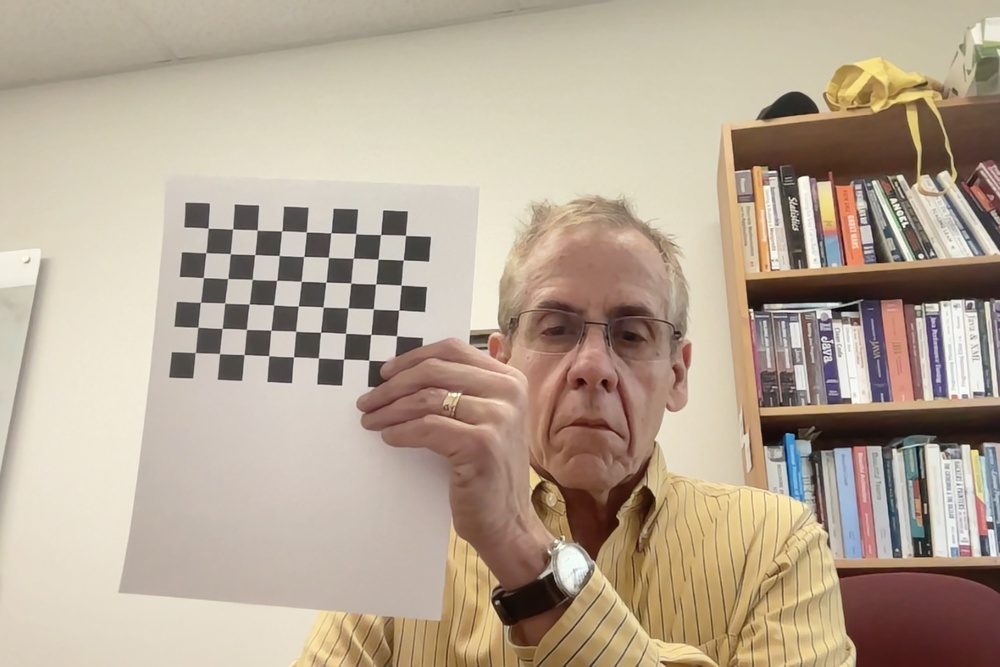
#> input picture calib_shots_mbp/Photo on 3-18-22 at 10.33 AM #2.jpg, 1000 x 667 px, shrunk from 1440 x 960 before the run; its folder holds only this picture in this run
$ python camera_calibration.py
#> lines starting #> are read from the running program, lines starting #| are printed output that depends on the picture; after the words box and inside, x2 and y2 are one past the last pixel; in counts of white or black regions, pixels touching at a corner belong together; long printed decimals are rounded
#!/usr/bin/env python

'''
Welcome to the Camera Calibration Program!

This program:
  - Performs camera calibration using a chessboard.
'''

from __future__ import print_function # Python 2/3 compatibility
import cv2 # Import the OpenCV library to enable computer vision
import numpy as np # Import the NumPy scientific computing library
import glob # Used to get retrieve files that have a specified pattern

# Project: Camera Calibration Using Python and OpenCV
# Date created: 12/19/2021
# Python version: 3.8

# Chessboard dimensions
number_of_squares_X = 10 # Number of chessboard squares along the x-axis
number_of_squares_Y = 7  # Number of chessboard squares along the y-axis
nX = number_of_squares_X - 1 # Number of interior corners along x-axis
nY = number_of_squares_Y - 1 # Number of interior corners along y-axis
square_size = 0.025 # Size, in meters, of a square side

# Set termination criteria. We stop either when an accuracy is reached or when
# we have finished a certain number of iterations.
criteria = (cv2.TERM_CRITERIA_EPS + cv2.TERM_CRITERIA_MAX_ITER, 30, 0.001)

# Define real world coordinates for points in the 3D coordinate frame
# Object points are (0,0,0), (1,0,0), (2,0,0) ...., (5,8,0)
object_points_3D = np.zeros((nX * nY, 3), np.float32)

# These are the x and y coordinates
object_points_3D[:,:2] = np.mgrid[0:nY, 0:nX].T.reshape(-1, 2)

object_points_3D = object_points_3D * square_size

# Store vectors of 3D points for all chessboard images (world coordinate frame)
object_points = []

# Store vectors of 2D points for all chessboard images (camera coordinate frame)
image_points = []

def main():

  # Get the file path for images in the current directory
  images = glob.glob('calib_shots_mbp/*.jpg')

  # Go through each chessboard image, one by one
  for image_file in images:

    # Load the image
    image = cv2.imread(image_file)
#> image is the input picture: shape (667, 1000, 3); mean B, G, R 148.4, 166.5, 182.2

    # Convert the image to grayscale
    gray = cv2.cvtColor(image, cv2.COLOR_BGR2GRAY)
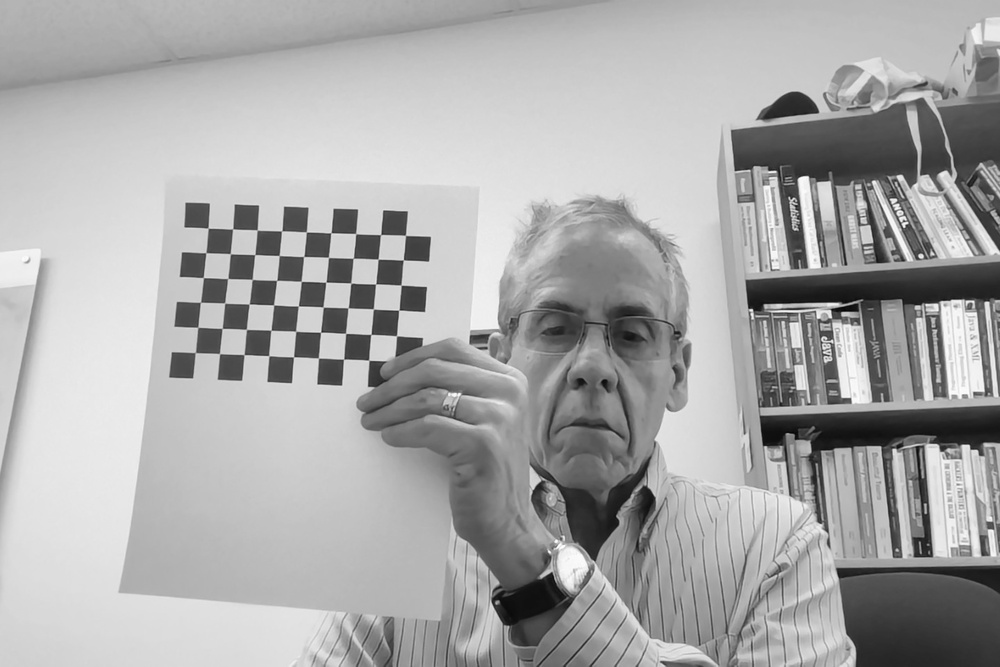
#> gray: shape (667, 1000); min 3, max 254, mean 169.1

    # Find the corners on the chessboard
    success, corners = cv2.findChessboardCorners(gray, (nY, nX), None)
#> success = True; corners = 54 rows, first 8: [195.3, 352.5], [197.7, 327.3], [200.5, 302.2], [203.3, 277.5], [205.8, 252.7], [208.3, 227.8], [219.5, 353.7], [222.2, 328.4]

    # If the corners are found by the algorithm, draw them
    if success == True:

      # Append object points
      object_points.append(object_points_3D)

      # Find more exact corner pixels
      corners_2 = cv2.cornerSubPix(gray, corners, (11,11), (-1,-1), criteria)
#> corners_2 = 54 rows, first 8: [195.3, 352.6], [197.8, 327.2], [200.4, 302.3], [203.3, 277.6], [205.9, 252.8], [208.2, 228.2], [219.5, 353.6], [222.2, 328.4]

      # Append image points
      image_points.append(corners_2)

      # Draw the corners
      cv2.drawChessboardCorners(image, (nY, nX), corners_2, success)
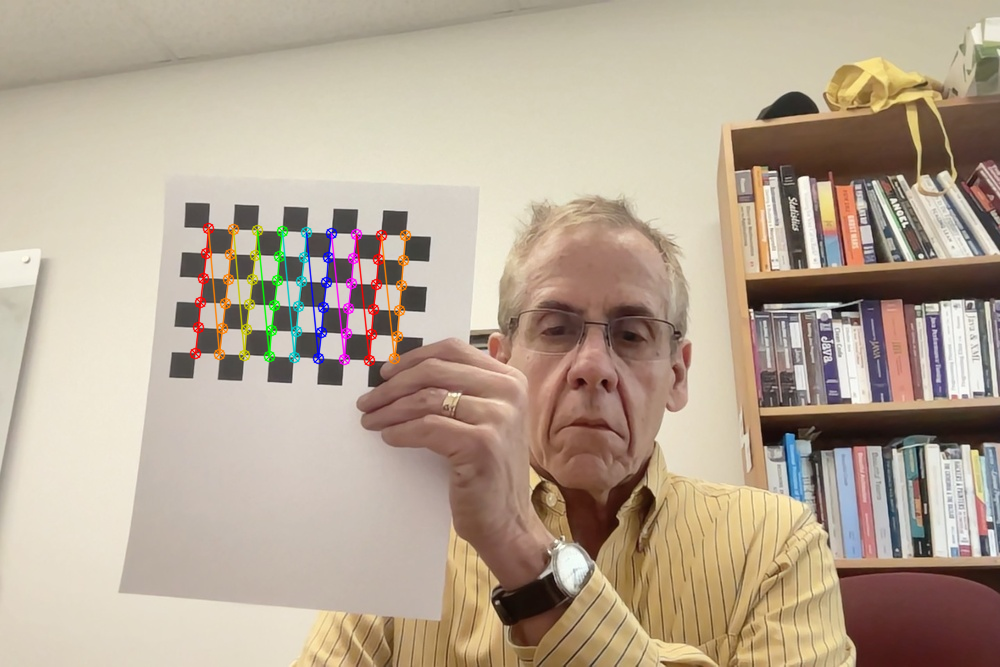
#> image: shape (667, 1000, 3); 1.57% of pixels changed, all inside (x1, y1, x2, y2) = (189, 222, 412, 367)

      # Display the image. Used for testing.
      cv2.imshow("Image", image)

      # Display the window for a short period. Used for testing.
      cv2.waitKey(1000)

  # Perform camera calibration to return the camera matrix, distortion coefficients, rotation and translation vectors etc
  ret, mtx, dist, rvecs, tvecs = cv2.calibrateCamera(object_points,
                                                    image_points,
                                                    gray.shape[::-1],
                                                    None,
                                                    None)
#> ret = 0.401; mtx = [[3116.4, 0, 727], [0, 3268.6, 231.3], [0, 0, 1]]; dist = [[2.99, -80.66, -0.0139, 0.104, 851.2]]; rvecs = ([-0.355, -0.274, -1.51],); tvecs = ([-0.525, 0.113, 3.03],)

  # Save parameters to a file
  cv_file = cv2.FileStorage('calibration_chessboard.yaml', cv2.FILE_STORAGE_WRITE)
  cv_file.write('K', mtx)
  cv_file.write('D', dist)
  cv_file.release()

  # Load the parameters from the saved file
  cv_file = cv2.FileStorage('calibration_chessboard.yaml', cv2.FILE_STORAGE_READ)
  mtx = cv_file.getNode('K').mat()
  dst = cv_file.getNode('D').mat()
  cv_file.release()

  # Display key parameter outputs of the camera calibration process
  print("Camera matrix:")
  print(mtx)

  print("\n Distortion coefficient:")
  print(dist)
#| [[ 2.99047809e+00 -8.06563865e+01 -1.39308515e-02  1.03655747e-01
#|    8.51227613e+02]]

  # Close all windows
  cv2.destroyAllWindows()

if __name__ == '__main__':
  print(__doc__)
  main()

$ run again, on calib_shots_mbp/Photo on 3-18-22 at 10.33 AM #6.jpg
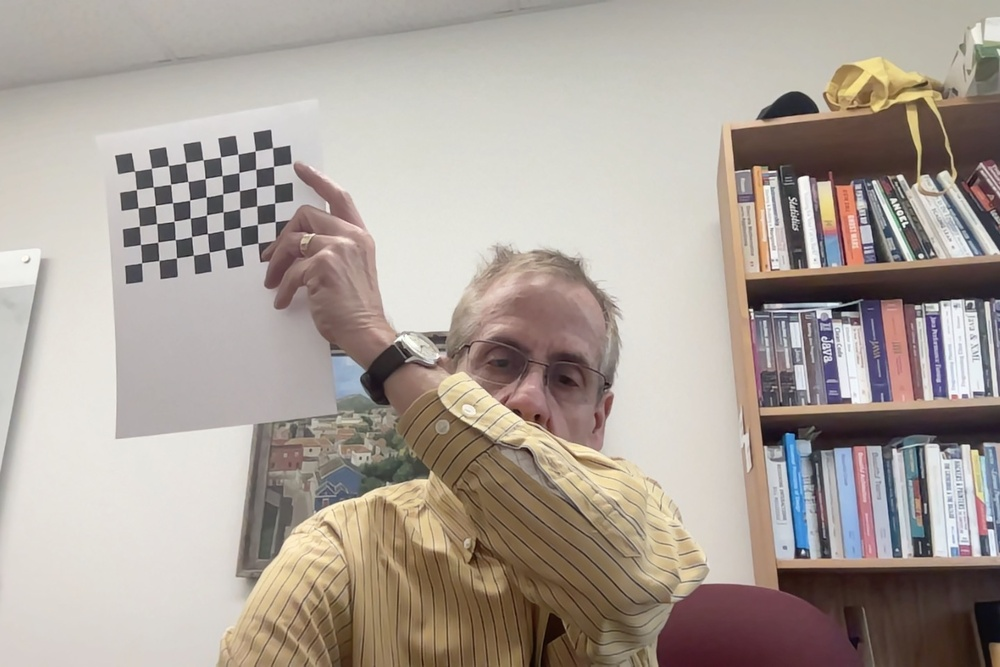
#> input picture calib_shots_mbp/Photo on 3-18-22 at 10.33 AM #6.jpg, 1000 x 667 px, shrunk from 1440 x 960 before the run
#> in main, image is the input picture: shape (667, 1000, 3); mean B, G, R 152.9, 160.8, 170.8
#> in main, `gray = cv2.cvtColor(image, cv2.COLOR_BGR2GRAY)`:
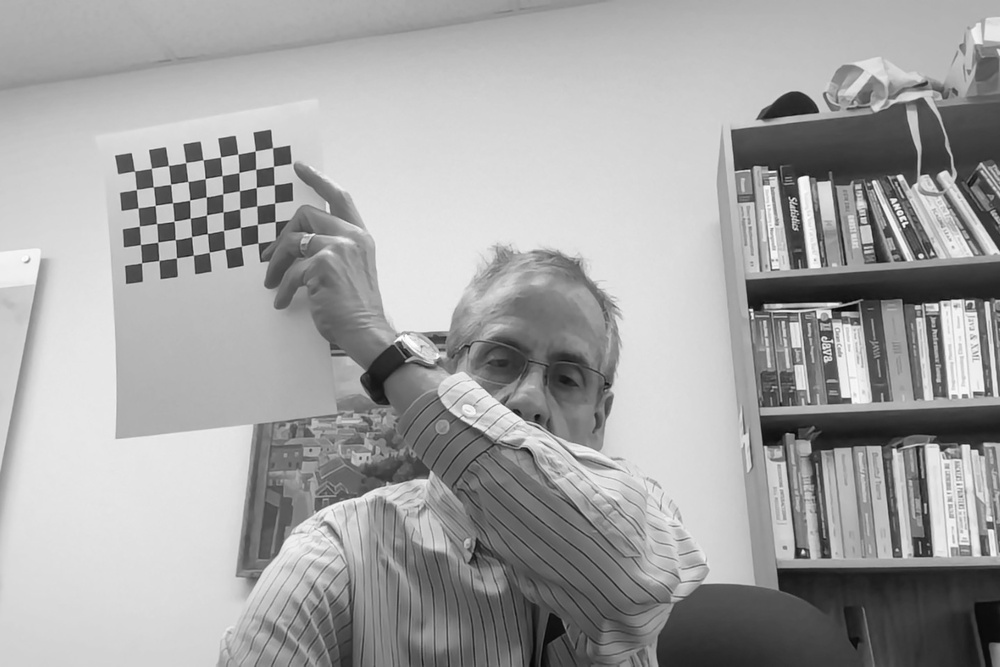
#> gray: shape (667, 1000); min 4, max 254, mean 162.9
#> success = True; corners = 54 rows, first 8: [141.6, 262.8], [140.5, 244.4], [139.3, 226.3], [138, 208], [136.3, 189.5], [134.6, 171], [158.9, 260.5], [157.7, 242.1]
#> corners_2 = 54 rows, first 8: [141.6, 262.8], [140.5, 244.6], [139.4, 226.2], [138, 208], [136.3, 189.6], [134.5, 171], [158.9, 260.4], [157.8, 242.2]
#> in main, `cv2.drawChessboardCorners(image, (nY, nX), corners_2, success)`:
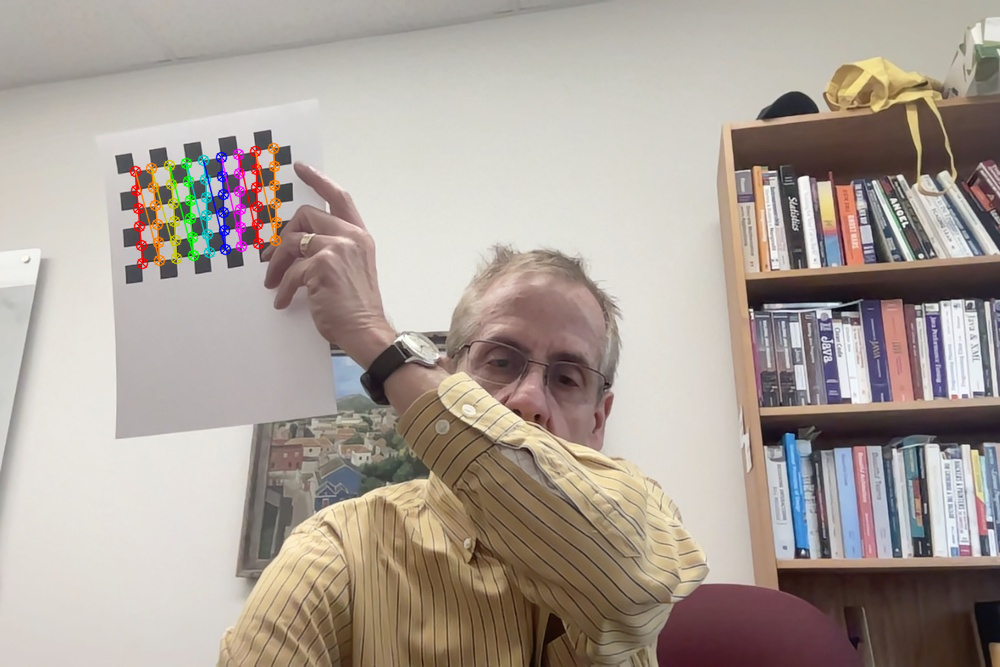
#> image: shape (667, 1000, 3); 1.27% of pixels changed, all inside (x1, y1, x2, y2) = (129, 142, 283, 270)
#> ret = 0.577; mtx = [[3562.6, 0, 488], [0, 4611.1, 347.7], [0, 0, 1]]; dist = [[-8.04, 366, 0.0988, 0.223, 9.83]]; rvecs = ([0.61, 0.519, -1.56],); tvecs = ([-0.483, -0.0951, 4.37],)
#| [[-8.03807714e+00  3.66028777e+02  9.88317327e-02  2.23046585e-01
#|    9.82509356e+00]]

$ run again, on calib_shots_mbp/Photo on 3-18-22 at 10.33 AM.jpg
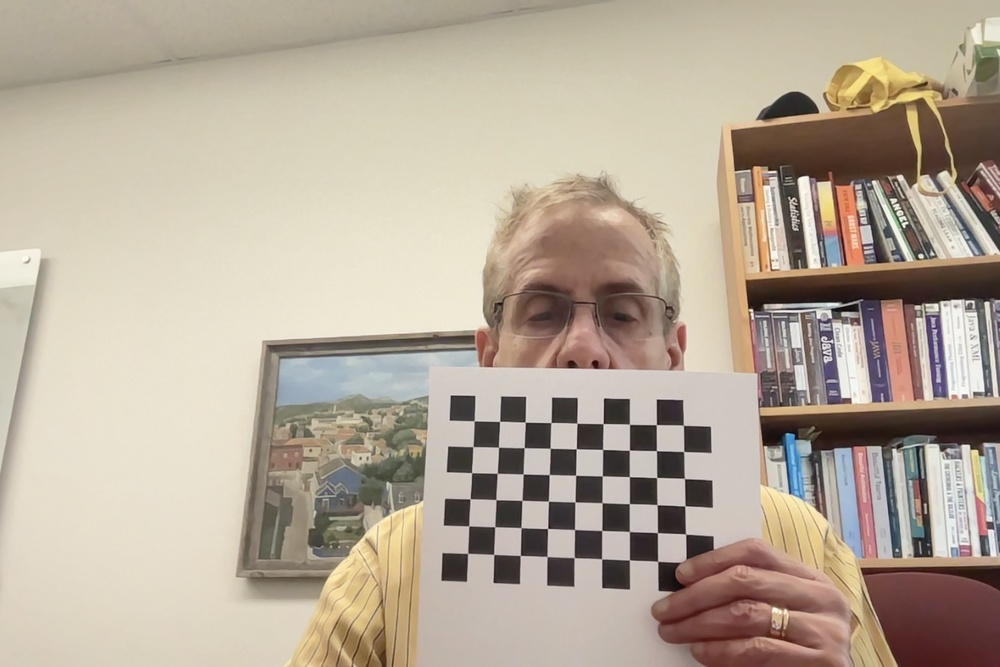
#> input picture calib_shots_mbp/Photo on 3-18-22 at 10.33 AM.jpg, 1000 x 667 px, shrunk from 1440 x 960 before the run
#> in main, image is the input picture: shape (667, 1000, 3); mean B, G, R 152.9, 169.3, 181.8
#> in main, `gray = cv2.cvtColor(image, cv2.COLOR_BGR2GRAY)`:
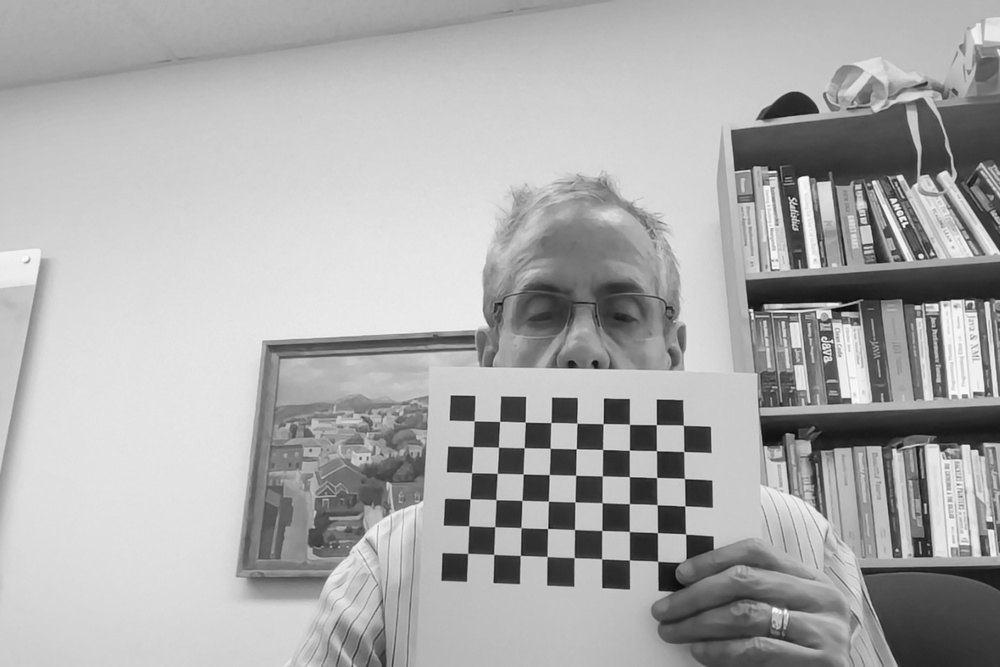
#> gray: shape (667, 1000); min 7, max 253, mean 171.2
#> success = True; corners = 54 rows, first 8: [467.9, 553.3], [468.8, 526], [470.1, 498.8], [471.7, 472.7], [473, 446.6], [474.2, 421], [493.7, 554.4], [494.8, 526.8]
#> corners_2 = 54 rows, first 8: [467.6, 553.4], [468.8, 525.9], [470, 498.8], [471.5, 472.7], [472.9, 446.6], [474.2, 420.8], [493.7, 554.4], [494.7, 526.7]
#> in main, `cv2.drawChessboardCorners(image, (nY, nX), corners_2, success)`:
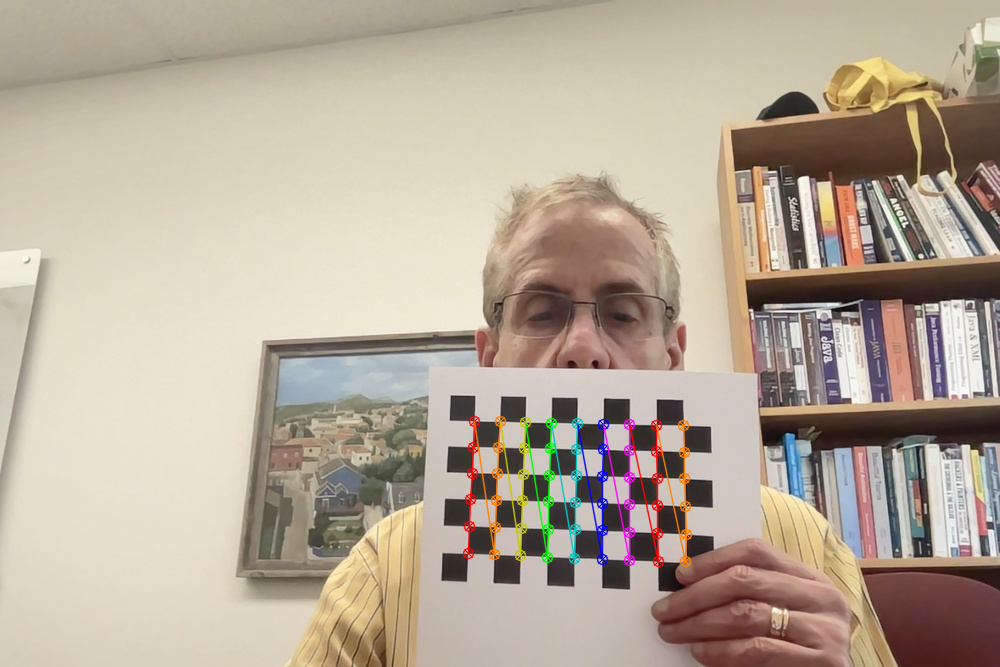
#> image: shape (667, 1000, 3); 1.64% of pixels changed, all inside (x1, y1, x2, y2) = (462, 415, 693, 568)
#> ret = 0.179; mtx = [[1023.7, 0, 526.2], [0, 1071.8, 410.6], [0, 0, 1]]; dist = [[-1.28, 73.2, 0.0156, 0.0393, -1162.3]]; rvecs = ([-0.329, -0.204, -1.52],); tvecs = ([-0.0561, 0.128, 0.954],)
#| [[-1.28362685e+00  7.31953136e+01  1.55508147e-02  3.92730649e-02
#|   -1.16232754e+03]]

$ run again, on calib_shots_mbp/Photo on 3-18-22 at 10.34 AM #2.jpg
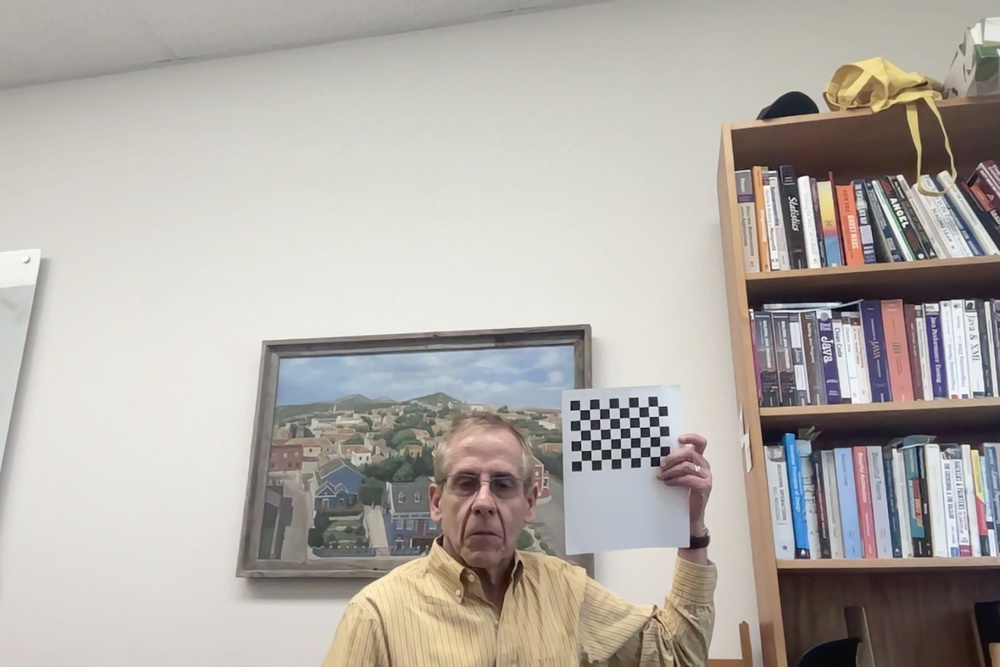
#> input picture calib_shots_mbp/Photo on 3-18-22 at 10.34 AM #2.jpg, 1000 x 667 px, shrunk from 1440 x 960 before the run
#> in main, image is the input picture: shape (667, 1000, 3); mean B, G, R 166.9, 172.7, 177.9
#> in main, `gray = cv2.cvtColor(image, cv2.COLOR_BGR2GRAY)`:
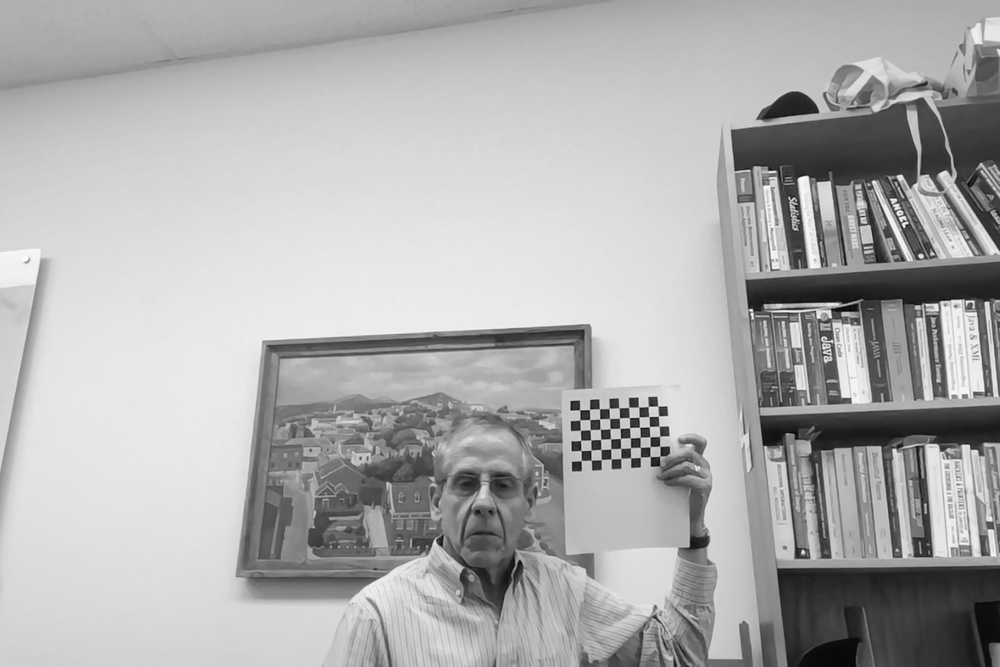
#> gray: shape (667, 1000); min 4, max 255, mean 173.6
#> success = True; corners = 54 rows, first 8: [581.2, 460.6], [580.9, 450.5], [580.6, 440.4], [580.4, 430.2], [579.9, 420.1], [579.6, 410], [591.2, 460.1], [591, 450]
#> corners_2 = 54 rows, first 8: [585.7, 454.9], [585.6, 445.5], [585.6, 445.5], [584.7, 424.5], [584.8, 414.3], [584.8, 414.3], [585.7, 454.9], [585.6, 445.5]
#> in main, `cv2.drawChessboardCorners(image, (nY, nX), corners_2, success)`:
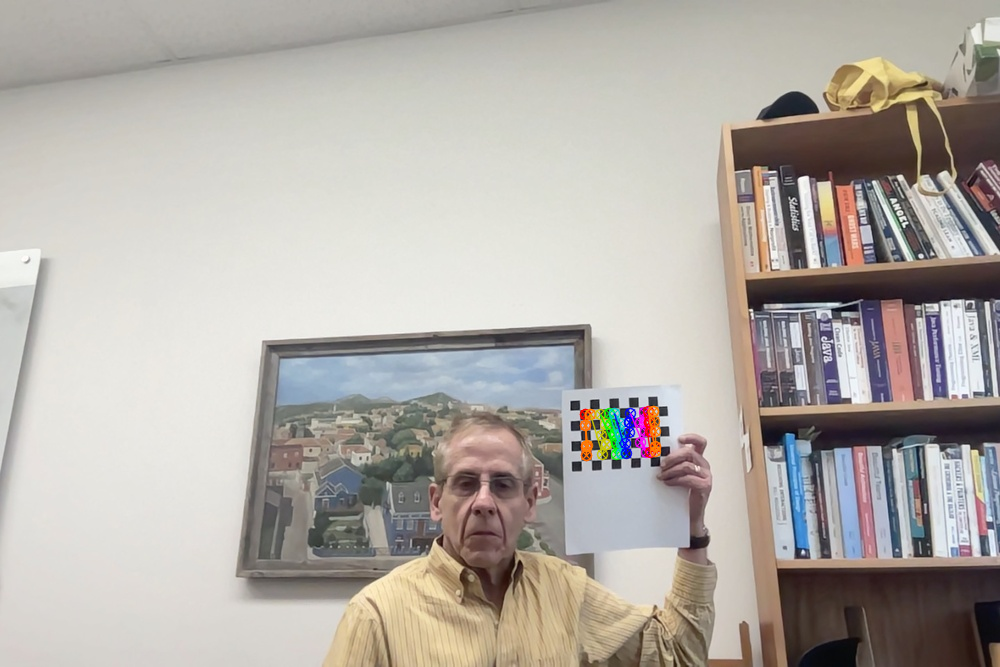
#> image: shape (667, 1000, 3); 0.53% of pixels changed, all inside (x1, y1, x2, y2) = (579, 405, 662, 462)
#> ret = 4.91; mtx = [[252.2, 0, 497], [0, 192, 323.7], [0, 0, 1]]; dist = [[-0.038, -0.253, 0.0433, -0.0257, 0.12]]; rvecs = ([-0.986, -0.329, -1.42],); tvecs = ([0.199, 0.374, 0.538],)
#| [[-0.03801 -0.2533  0.04328 -0.02574  0.1201]]
